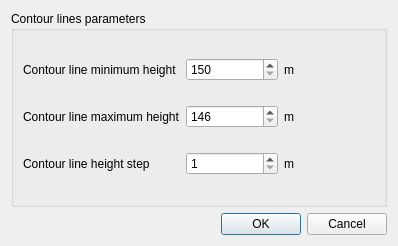
<?xml version="1.0" encoding="UTF-8"?>
<ui version="4.0">
 <class>Settings</class>
 <widget class="QDialog" name="Settings">
  <property name="geometry">
   <rect>
    <x>0</x>
    <y>0</y>
    <width>398</width>
    <height>246</height>
   </rect>
  </property>
  <property name="windowTitle">
   <string>Settings</string>
  </property>
  <layout class="QVBoxLayout" name="verticalLayout">
   <item>
    <widget class="QGroupBox" name="groupBox">
     <property name="title">
      <string>Contour lines parameters</string>
     </property>
     <layout class="QGridLayout" name="gridLayout">
      <item row="0" column="0">
       <widget class="QLabel" name="label">
        <property name="text">
         <string>Contour line minimum height</string>
        </property>
       </widget>
      </item>
      <item row="0" column="1">
       <widget class="QSpinBox" name="spinBox">
        <property name="minimum">
         <number>150</number>
        </property>
        <property name="maximum">
         <number>1500</number>
        </property>
        <property name="singleStep">
         <number>10</number>
        </property>
       </widget>
      </item>
      <item row="0" column="2">
       <widget class="QLabel" name="label_2">
        <property name="text">
         <string>m</string>
        </property>
       </widget>
      </item>
      <item row="1" column="0">
       <widget class="QLabel" name="label_4">
        <property name="text">
         <string>Contour line maximum height</string>
        </property>
       </widget>
      </item>
      <item row="1" column="1">
       <widget class="QSpinBox" name="spinBox_2">
        <property name="minimum">
         <number>146</number>
        </property>
        <property name="maximum">
         <number>2000</number>
        </property>
        <property name="singleStep">
         <number>10</number>
        </property>
       </widget>
      </item>
      <item row="1" column="2">
       <widget class="QLabel" name="label_3">
        <property name="text">
         <string>m</string>
        </property>
       </widget>
      </item>
      <item row="2" column="0">
       <widget class="QLabel" name="label_6">
        <property name="text">
         <string>Contour line height step</string>
        </property>
       </widget>
      </item>
      <item row="2" column="1">
       <widget class="QSpinBox" name="spinBox_3">
        <property name="minimum">
         <number>1</number>
        </property>
        <property name="maximum">
         <number>100</number>
        </property>
        <property name="singleStep">
         <number>1</number>
        </property>
       </widget>
      </item>
      <item row="2" column="2">
       <widget class="QLabel" name="label_5">
        <property name="text">
         <string>m</string>
        </property>
       </widget>
      </item>
     </layout>
    </widget>
   </item>
   <item>
    <widget class="QDialogButtonBox" name="buttonBox">
     <property name="orientation">
      <enum>Qt::Horizontal</enum>
     </property>
     <property name="standardButtons">
      <set>QDialogButtonBox::Cancel|QDialogButtonBox::Ok</set>
     </property>
    </widget>
   </item>
  </layout>
 </widget>
 <resources/>
 <connections>
  <connection>
   <sender>buttonBox</sender>
   <signal>accepted()</signal>
   <receiver>Settings</receiver>
   <slot>accept()</slot>
   <hints>
    <hint type="sourcelabel">
     <x>248</x>
     <y>254</y>
    </hint>
    <hint type="destinationlabel">
     <x>157</x>
     <y>274</y>
    </hint>
   </hints>
  </connection>
  <connection>
   <sender>buttonBox</sender>
   <signal>rejected()</signal>
   <receiver>Settings</receiver>
   <slot>reject()</slot>
   <hints>
    <hint type="sourcelabel">
     <x>316</x>
     <y>260</y>
    </hint>
    <hint type="destinationlabel">
     <x>286</x>
     <y>274</y>
    </hint>
   </hints>
  </connection>
 </connections>
</ui>
